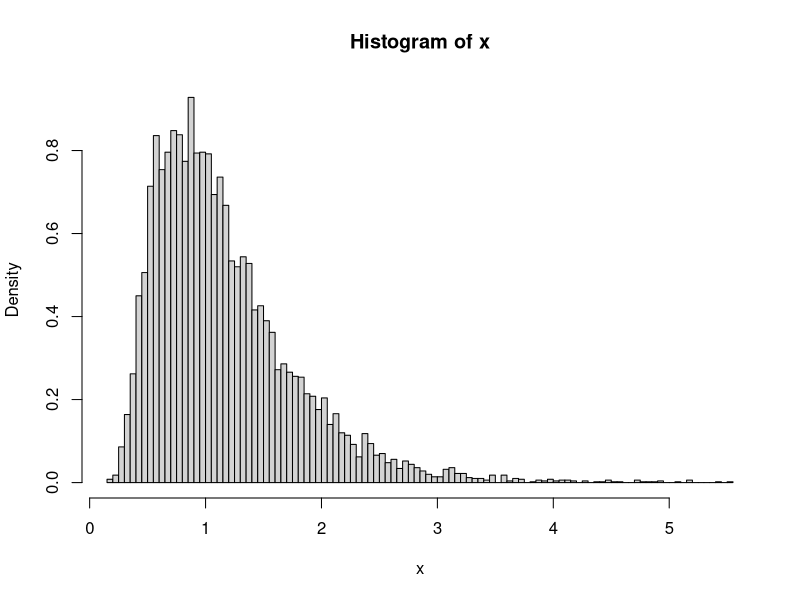

Generate this figure with R: (Note: this script raises an error after producing the figure.)
#1.
#a)
set.seed(1)
p <- .3
lambda <- 2
n <- 100
r <- rbinom(n, 1, p)
y <- rpois(n, lambda)
x <- r*y
x
#b) 
a<- 1;b <- 1
gibbs <- function(a,b){
  r <- rep(1, n)
  cnt <- 0
  burn.in <- 10000
  keep <- 0
  ns <- 10000
  pkeep <- lambdakeep <- NULL
  repeat{
    lambda <- rgamma(1,a +sum(x), b +sum(r))
    p <- rbeta(1,1+sum(r), n+1-sum(r))
    pnew <- p*exp(-lambda)/(p*exp(-lambda) + (1-p)*(x==0))
    r <- rbinom(n, 1, pnew)
    cnt <- cnt +1
    if (cnt >burn.in){
      keep <- keep +1
      pkeep[keep] <- p
      lambdakeep[keep] <- lambda
    }
    if (cnt >burn.in + ns) break
  }
  
  cip <- quantile(pkeep, prob = c(.025, .975))
  cilambda <- quantile(lambdakeep, prob = c(.025, .975))
  res <- rbind(p=cip, lambda=cilambda)
  res  
}

gibbs(1,1)
gibbs(1,2)
gibbs(1,3)
gibbs(1000,1000)
gibbs(20, 2)


#2. 
theta1 <- 1.5
theta2 <- 2

f <- function(z, theta1 = 1.5, theta2 = 2){
  z^(-3/2)*exp(-theta1*z-theta2/z +2*sqrt(theta1*theta2) + log(sqrt(2*theta2)))
}

mh <- function(a, b){
  i <- 1
  x <- NULL
  x[1] <- 1
  repeat{
    y <- rgamma(1, a, b)
    gy <-dgamma(y, a, b) 
    r <- f(y)*dgamma(x[i], a, b)/(f(x[i])*dgamma(y, a, b))
    u <- runif(1,0,1)
    x[i+1] <- ifelse(u <r, y, x[i])
    i <- i+1
    if (i == 10000) break
  }
  hist( x, nclass = 100, prob = T)
  c(mx = mean(x), m1x = mean(1/x)) - #2. 
    theta1 <- 1.5
  theta2 <- 2
  
  f <- function(z, theta1 = 1.5, theta2 = 2){
    z^(-3/2)*exp(-theta1*z-theta2/z +2*sqrt(theta1*theta2) + log(sqrt(2*theta2)))
  }
  
  mh <- function(a, b){
    i <- 1
    x <- NULL
    x[1] <- 1
    repeat{
      y <- rgamma(1, a, b)
      gy <-dgamma(y, a, b) 
      r <- f(y)*dgamma(x[i], a, b)/(f(x[i])*dgamma(y, a, b))
      u <- runif(1,0,1)
      x[i+1] <- ifelse(u <r, y, x[i])
      i <- i+1
      if (i == 10000) break
    }
    hist( x, nclass = 100, prob = T)
    abs(c(mx.diff = mean(x), m1x.diff = mean(1/x))-c(mz = sqrt(theta2/theta1), 
                                       m1z=sqrt(theta1/theta2) + 1/(2*theta2)))
  }
  
  mh(1,.1)
  
  c(mz = sqrt(theta2/theta1), 
    m1z=sqrt(theta1/theta2) + 1/(2*theta2))
  
}

mh(1,1)
